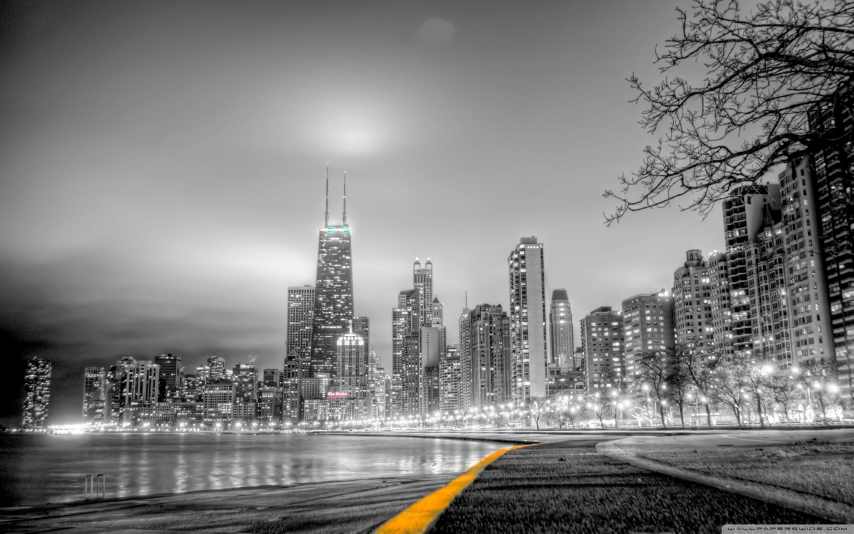
#> input picture car.jpg, 2560 x 1600 px, found by its file name (shown at 1/3 size)
$ python Multiply.py
#> lines starting #> are read from the running program, lines starting #| are printed output that depends on the picture


import cv2
import numpy as np
img = cv2.imread("car.jpg")
#> img is the input picture: shape (1600, 2560, 3); mean B, G, R 124, 124.6, 125
img = cv2.resize(img, (512, 512))
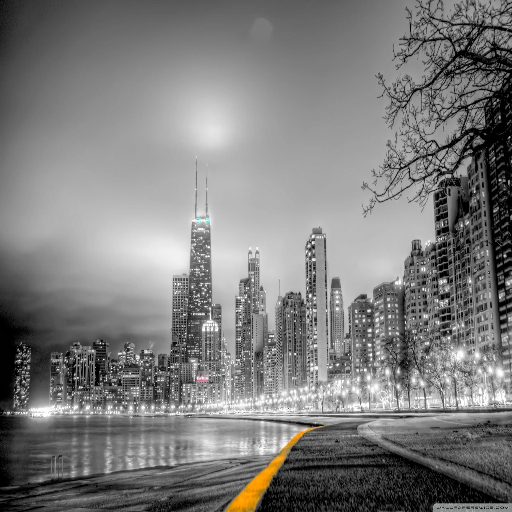
#> img: shape (512, 512, 3); mean B, G, R 124, 124.6, 125
matrix = np.ones(img.shape, dtype="uint8")*100
img_bri = cv2.multiply(img, matrix)
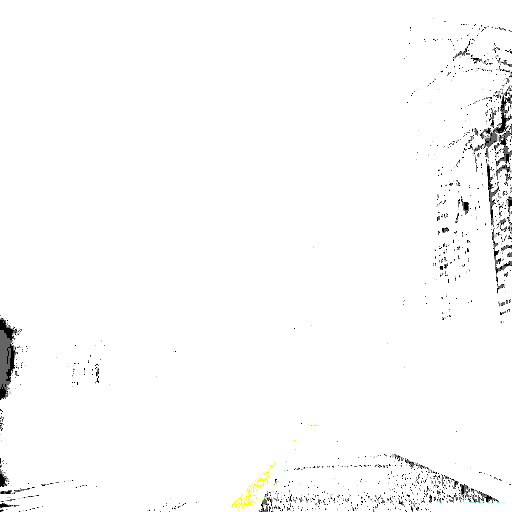
#> img_bri: shape (512, 512, 3); mean B, G, R 250.7, 250.9, 250.9
img_dark = cv2.subtract(img, matrix)
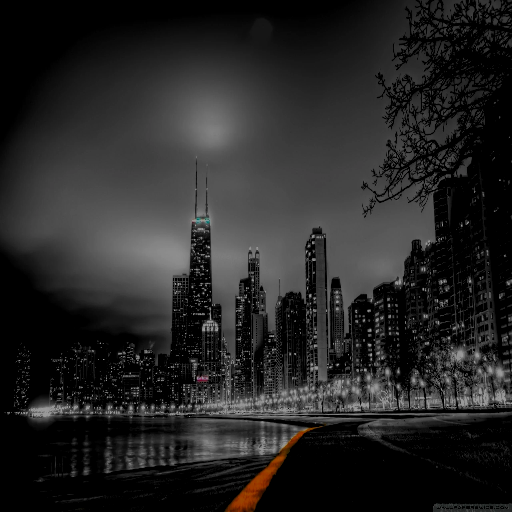
#> img_dark: shape (512, 512, 3); mean B, G, R 37.2, 37.5, 37.9
cv2.imshow("Original", img)
cv2.imshow("Bright", img_bri)
cv2.imshow("darker", img_dark)
cv2.waitKey(0)
cv2.destroyAllWindows()
